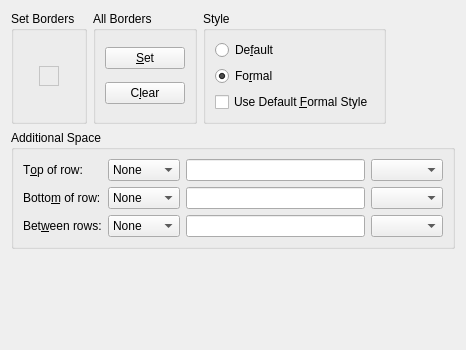
     <widget class="QWidget" name="Borders">
      <attribute name="title">
       <string>&amp;Borders</string>
      </attribute>
      <layout class="QGridLayout" name="gridLayout_8">
       <item row="0" column="0">
        <widget class="QGroupBox" name="setBordersGB">
         <property name="title">
          <string>Set Borders</string>
         </property>
         <property name="flat">
          <bool>true</bool>
         </property>
         <layout class="QGridLayout">
          <item row="0" column="0">
           <widget class="QFrame" name="bordersF">
            <property name="sizePolicy">
             <sizepolicy hsizetype="Fixed" vsizetype="Fixed">
              <horstretch>0</horstretch>
              <verstretch>0</verstretch>
             </sizepolicy>
            </property>
            <property name="palette">
             <palette>
              <active>
               <colorrole role="WindowText">
                <brush brushstyle="SolidPattern">
                 <color alpha="255">
                  <red>0</red>
                  <green>0</green>
                  <blue>0</blue>
                 </color>
                </brush>
               </colorrole>
               <colorrole role="Button">
                <brush brushstyle="SolidPattern">
                 <color alpha="255">
                  <red>230</red>
                  <green>240</green>
                  <blue>249</blue>
                 </color>
                </brush>
               </colorrole>
               <colorrole role="Light">
                <brush brushstyle="SolidPattern">
                 <color alpha="255">
                  <red>255</red>
                  <green>255</green>
                  <blue>255</blue>
                 </color>
                </brush>
               </colorrole>
               <colorrole role="Midlight">
                <brush brushstyle="SolidPattern">
                 <color alpha="255">
                  <red>242</red>
                  <green>247</green>
                  <blue>252</blue>
                 </color>
                </brush>
               </colorrole>
               <colorrole role="Dark">
                <brush brushstyle="SolidPattern">
                 <color alpha="255">
                  <red>115</red>
                  <green>120</green>
                  <blue>124</blue>
                 </color>
                </brush>
               </colorrole>
               <colorrole role="Mid">
                <brush brushstyle="SolidPattern">
                 <color alpha="255">
                  <red>154</red>
                  <green>160</green>
                  <blue>166</blue>
                 </color>
                </brush>
               </colorrole>
               <colorrole role="Text">
                <brush brushstyle="SolidPattern">
                 <color alpha="255">
                  <red>0</red>
                  <green>0</green>
                  <blue>0</blue>
                 </color>
                </brush>
               </colorrole>
               <colorrole role="BrightText">
                <brush brushstyle="SolidPattern">
                 <color alpha="255">
                  <red>255</red>
                  <green>255</green>
                  <blue>255</blue>
                 </color>
                </brush>
               </colorrole>
               <colorrole role="ButtonText">
                <brush brushstyle="SolidPattern">
                 <color alpha="255">
                  <red>0</red>
                  <green>0</green>
                  <blue>0</blue>
                 </color>
                </brush>
               </colorrole>
               <colorrole role="Base">
                <brush brushstyle="SolidPattern">
                 <color alpha="255">
                  <red>255</red>
                  <green>255</green>
                  <blue>255</blue>
                 </color>
                </brush>
               </colorrole>
               <colorrole role="Window">
                <brush brushstyle="SolidPattern">
                 <color alpha="255">
                  <red>255</red>
                  <green>255</green>
                  <blue>255</blue>
                 </color>
                </brush>
               </colorrole>
               <colorrole role="Shadow">
                <brush brushstyle="SolidPattern">
                 <color alpha="255">
                  <red>0</red>
                  <green>0</green>
                  <blue>0</blue>
                 </color>
                </brush>
               </colorrole>
               <colorrole role="Highlight">
                <brush brushstyle="SolidPattern">
                 <color alpha="255">
                  <red>16</red>
                  <green>145</green>
                  <blue>210</blue>
                 </color>
                </brush>
               </colorrole>
               <colorrole role="HighlightedText">
                <brush brushstyle="SolidPattern">
                 <color alpha="255">
                  <red>255</red>
                  <green>255</green>
                  <blue>255</blue>
                 </color>
                </brush>
               </colorrole>
               <colorrole role="Link">
                <brush brushstyle="SolidPattern">
                 <color alpha="255">
                  <red>0</red>
                  <green>0</green>
                  <blue>255</blue>
                 </color>
                </brush>
               </colorrole>
               <colorrole role="LinkVisited">
                <brush brushstyle="SolidPattern">
                 <color alpha="255">
                  <red>255</red>
                  <green>0</green>
                  <blue>255</blue>
                 </color>
                </brush>
               </colorrole>
               <colorrole role="AlternateBase">
                <brush brushstyle="SolidPattern">
                 <color alpha="255">
                  <red>232</red>
                  <green>232</green>
                  <blue>232</blue>
                 </color>
                </brush>
               </colorrole>
              </active>
              <inactive>
               <colorrole role="WindowText">
                <brush brushstyle="SolidPattern">
                 <color alpha="255">
                  <red>0</red>
                  <green>0</green>
                  <blue>0</blue>
                 </color>
                </brush>
               </colorrole>
               <colorrole role="Button">
                <brush brushstyle="SolidPattern">
                 <color alpha="255">
                  <red>230</red>
                  <green>240</green>
                  <blue>249</blue>
                 </color>
                </brush>
               </colorrole>
               <colorrole role="Light">
                <brush brushstyle="SolidPattern">
                 <color alpha="255">
                  <red>255</red>
                  <green>255</green>
                  <blue>255</blue>
                 </color>
                </brush>
               </colorrole>
               <colorrole role="Midlight">
                <brush brushstyle="SolidPattern">
                 <color alpha="255">
                  <red>255</red>
                  <green>255</green>
                  <blue>255</blue>
                 </color>
                </brush>
               </colorrole>
               <colorrole role="Dark">
                <brush brushstyle="SolidPattern">
                 <color alpha="255">
                  <red>115</red>
                  <green>120</green>
                  <blue>124</blue>
                 </color>
                </brush>
               </colorrole>
               <colorrole role="Mid">
                <brush brushstyle="SolidPattern">
                 <color alpha="255">
                  <red>154</red>
                  <green>160</green>
                  <blue>166</blue>
                 </color>
                </brush>
               </colorrole>
               <colorrole role="Text">
                <brush brushstyle="SolidPattern">
                 <color alpha="255">
                  <red>0</red>
                  <green>0</green>
                  <blue>0</blue>
                 </color>
                </brush>
               </colorrole>
               <colorrole role="BrightText">
                <brush brushstyle="SolidPattern">
                 <color alpha="255">
                  <red>255</red>
                  <green>255</green>
                  <blue>255</blue>
                 </color>
                </brush>
               </colorrole>
               <colorrole role="ButtonText">
                <brush brushstyle="SolidPattern">
                 <color alpha="255">
                  <red>0</red>
                  <green>0</green>
                  <blue>0</blue>
                 </color>
                </brush>
               </colorrole>
               <colorrole role="Base">
                <brush brushstyle="SolidPattern">
                 <color alpha="255">
                  <red>255</red>
                  <green>255</green>
                  <blue>255</blue>
                 </color>
                </brush>
               </colorrole>
               <colorrole role="Window">
                <brush brushstyle="SolidPattern">
                 <color alpha="255">
                  <red>255</red>
                  <green>255</green>
                  <blue>255</blue>
                 </color>
                </brush>
               </colorrole>
               <colorrole role="Shadow">
                <brush brushstyle="SolidPattern">
                 <color alpha="255">
                  <red>0</red>
                  <green>0</green>
                  <blue>0</blue>
                 </color>
                </brush>
               </colorrole>
               <colorrole role="Highlight">
                <brush brushstyle="SolidPattern">
                 <color alpha="255">
                  <red>16</red>
                  <green>145</green>
                  <blue>210</blue>
                 </color>
                </brush>
               </colorrole>
               <colorrole role="HighlightedText">
                <brush brushstyle="SolidPattern">
                 <color alpha="255">
                  <red>255</red>
                  <green>255</green>
                  <blue>255</blue>
                 </color>
                </brush>
               </colorrole>
               <colorrole role="Link">
                <brush brushstyle="SolidPattern">
                 <color alpha="255">
                  <red>0</red>
                  <green>0</green>
                  <blue>255</blue>
                 </color>
                </brush>
               </colorrole>
               <colorrole role="LinkVisited">
                <brush brushstyle="SolidPattern">
                 <color alpha="255">
                  <red>255</red>
                  <green>0</green>
                  <blue>255</blue>
                 </color>
                </brush>
               </colorrole>
               <colorrole role="AlternateBase">
                <brush brushstyle="SolidPattern">
                 <color alpha="255">
                  <red>232</red>
                  <green>232</green>
                  <blue>232</blue>
                 </color>
                </brush>
               </colorrole>
              </inactive>
              <disabled>
               <colorrole role="WindowText">
                <brush brushstyle="SolidPattern">
                 <color alpha="255">
                  <red>128</red>
                  <green>128</green>
                  <blue>128</blue>
                 </color>
                </brush>
               </colorrole>
               <colorrole role="Button">
                <brush brushstyle="SolidPattern">
                 <color alpha="255">
                  <red>230</red>
                  <green>240</green>
                  <blue>249</blue>
                 </color>
                </brush>
               </colorrole>
               <colorrole role="Light">
                <brush brushstyle="SolidPattern">
                 <color alpha="255">
                  <red>255</red>
                  <green>255</green>
                  <blue>255</blue>
                 </color>
                </brush>
               </colorrole>
               <colorrole role="Midlight">
                <brush brushstyle="SolidPattern">
                 <color alpha="255">
                  <red>255</red>
                  <green>255</green>
                  <blue>255</blue>
                 </color>
                </brush>
               </colorrole>
               <colorrole role="Dark">
                <brush brushstyle="SolidPattern">
                 <color alpha="255">
                  <red>115</red>
                  <green>120</green>
                  <blue>124</blue>
                 </color>
                </brush>
               </colorrole>
               <colorrole role="Mid">
                <brush brushstyle="SolidPattern">
                 <color alpha="255">
                  <red>154</red>
                  <green>160</green>
                  <blue>166</blue>
                 </color>
                </brush>
               </colorrole>
               <colorrole role="Text">
                <brush brushstyle="SolidPattern">
                 <color alpha="255">
                  <red>0</red>
                  <green>0</green>
                  <blue>0</blue>
                 </color>
                </brush>
               </colorrole>
               <colorrole role="BrightText">
                <brush brushstyle="SolidPattern">
                 <color alpha="255">
                  <red>255</red>
                  <green>255</green>
                  <blue>255</blue>
                 </color>
                </brush>
               </colorrole>
               <colorrole role="ButtonText">
                <brush brushstyle="SolidPattern">
                 <color alpha="255">
                  <red>128</red>
                  <green>128</green>
                  <blue>128</blue>
                 </color>
                </brush>
               </colorrole>
               <colorrole role="Base">
                <brush brushstyle="SolidPattern">
                 <color alpha="255">
                  <red>255</red>
                  <green>255</green>
                  <blue>255</blue>
                 </color>
                </brush>
               </colorrole>
               <colorrole role="Window">
                <brush brushstyle="SolidPattern">
                 <color alpha="255">
                  <red>255</red>
                  <green>255</green>
                  <blue>255</blue>
                 </color>
                </brush>
               </colorrole>
               <colorrole role="Shadow">
                <brush brushstyle="SolidPattern">
                 <color alpha="255">
                  <red>0</red>
                  <green>0</green>
                  <blue>0</blue>
                 </color>
                </brush>
               </colorrole>
               <colorrole role="Highlight">
                <brush brushstyle="SolidPattern">
                 <color alpha="255">
                  <red>16</red>
                  <green>145</green>
                  <blue>210</blue>
                 </color>
                </brush>
               </colorrole>
               <colorrole role="HighlightedText">
                <brush brushstyle="SolidPattern">
                 <color alpha="255">
                  <red>255</red>
                  <green>255</green>
                  <blue>255</blue>
                 </color>
                </brush>
               </colorrole>
               <colorrole role="Link">
                <brush brushstyle="SolidPattern">
                 <color alpha="255">
                  <red>0</red>
                  <green>0</green>
                  <blue>255</blue>
                 </color>
                </brush>
               </colorrole>
               <colorrole role="LinkVisited">
                <brush brushstyle="SolidPattern">
                 <color alpha="255">
                  <red>255</red>
                  <green>0</green>
                  <blue>255</blue>
                 </color>
                </brush>
               </colorrole>
               <colorrole role="AlternateBase">
                <brush brushstyle="SolidPattern">
                 <color alpha="255">
                  <red>232</red>
                  <green>232</green>
                  <blue>232</blue>
                 </color>
                </brush>
               </colorrole>
              </disabled>
             </palette>
            </property>
            <property name="frameShape">
             <enum>QFrame::StyledPanel</enum>
            </property>
            <property name="frameShadow">
             <enum>QFrame::Sunken</enum>
            </property>
            <layout class="QGridLayout">
             <item row="0" column="0">
              <widget class="GuiSetBorder" name="borders" native="true">
               <property name="sizePolicy">
                <sizepolicy hsizetype="Fixed" vsizetype="Fixed">
                 <horstretch>0</horstretch>
                 <verstretch>0</verstretch>
                </sizepolicy>
               </property>
               <property name="toolTip">
                <string>Set borders of the current (selected) cell(s)</string>
               </property>
              </widget>
             </item>
            </layout>
           </widget>
          </item>
         </layout>
        </widget>
       </item>
       <item row="0" column="1">
        <widget class="QGroupBox" name="allBordersGB">
         <property name="title">
          <string>All Borders</string>
         </property>
         <property name="flat">
          <bool>true</bool>
         </property>
         <layout class="QGridLayout">
          <item row="0" column="0">
           <widget class="QPushButton" name="borderSetPB">
            <property name="toolTip">
             <string>Set all borders of the current (selected) cell(s)</string>
            </property>
            <property name="text">
             <string>&amp;Set</string>
            </property>
           </widget>
          </item>
          <item row="1" column="0">
           <widget class="QPushButton" name="borderUnsetPB">
            <property name="toolTip">
             <string>Unset all borders of the current (selected) cell(s)</string>
            </property>
            <property name="text">
             <string>C&amp;lear</string>
            </property>
           </widget>
          </item>
         </layout>
        </widget>
       </item>
       <item row="0" column="2">
        <widget class="QGroupBox" name="borderStyleGB">
         <property name="title">
          <string>Style</string>
         </property>
         <property name="flat">
          <bool>true</bool>
         </property>
         <layout class="QGridLayout">
          <item row="0" column="0">
           <widget class="QRadioButton" name="borderDefaultRB">
            <property name="toolTip">
             <string>Use default (grid-like) border style</string>
            </property>
            <property name="text">
             <string>De&amp;fault</string>
            </property>
           </widget>
          </item>
          <item row="2" column="0">
           <widget class="QCheckBox" name="resetFormalCB">
            <property name="toolTip">
             <string>If this is checked, the table will be reset to the formal default style (only top and bottom row have horizontal lines)</string>
            </property>
            <property name="text">
             <string>Use Default &amp;Formal Style</string>
            </property>
           </widget>
          </item>
          <item row="1" column="0">
           <widget class="QRadioButton" name="booktabsRB">
            <property name="toolTip">
             <string>Use formal (a.k.a. booktabs) border style (no vertical borders)</string>
            </property>
            <property name="text">
             <string>Fo&amp;rmal</string>
            </property>
            <property name="checked">
             <bool>true</bool>
            </property>
           </widget>
          </item>
         </layout>
        </widget>
       </item>
       <item row="0" column="3">
        <spacer>
         <property name="orientation">
          <enum>Qt::Horizontal</enum>
         </property>
         <property name="sizeType">
          <enum>QSizePolicy::Expanding</enum>
         </property>
         <property name="sizeHint" stdset="0">
          <size>
           <width>63</width>
           <height>20</height>
          </size>
         </property>
        </spacer>
       </item>
       <item row="1" column="0" colspan="4">
        <widget class="QGroupBox" name="SpaceGB">
         <property name="title">
          <string>Additional Space</string>
         </property>
         <layout class="QGridLayout">
          <item row="0" column="0">
           <widget class="QLabel" name="topspaceLA">
            <property name="text">
             <string>T&amp;op of row:</string>
            </property>
            <property name="buddy">
             <cstring>topspaceCO</cstring>
            </property>
           </widget>
          </item>
          <item row="0" column="2">
           <widget class="QLineEdit" name="topspaceED">
            <property name="inputMethodHints">
             <set>Qt::ImhFormattedNumbersOnly</set>
            </property>
           </widget>
          </item>
          <item row="0" column="3">
           <widget class="lyx::frontend::LengthCombo" name="topspaceUnitLC">
            <property name="inputMethodHints">
             <set>Qt::ImhFormattedNumbersOnly|Qt::ImhLatinOnly</set>
            </property>
           </widget>
          </item>
          <item row="0" column="1">
           <widget class="QComboBox" name="topspaceCO">
            <item>
             <property name="text">
              <string>None</string>
             </property>
            </item>
            <item>
             <property name="text">
              <string>Default</string>
             </property>
            </item>
            <item>
             <property name="text">
              <string>Custom</string>
             </property>
            </item>
           </widget>
          </item>
          <item row="1" column="1">
           <widget class="QComboBox" name="bottomspaceCO">
            <item>
             <property name="text">
              <string>None</string>
             </property>
            </item>
            <item>
             <property name="text">
              <string>Default</string>
             </property>
            </item>
            <item>
             <property name="text">
              <string>Custom</string>
             </property>
            </item>
           </widget>
          </item>
          <item row="1" column="3">
           <widget class="lyx::frontend::LengthCombo" name="bottomspaceUnitLC">
            <property name="inputMethodHints">
             <set>Qt::ImhFormattedNumbersOnly|Qt::ImhLatinOnly</set>
            </property>
           </widget>
          </item>
          <item row="1" column="2">
           <widget class="QLineEdit" name="bottomspaceED">
            <property name="inputMethodHints">
             <set>Qt::ImhFormattedNumbersOnly</set>
            </property>
           </widget>
          </item>
          <item row="1" column="0">
           <widget class="QLabel" name="bottomspaceLA">
            <property name="text">
             <string>Botto&amp;m of row:</string>
            </property>
            <property name="buddy">
             <cstring>bottomspaceCO</cstring>
            </property>
           </widget>
          </item>
          <item row="2" column="2">
           <widget class="QLineEdit" name="interlinespaceED">
            <property name="inputMethodHints">
             <set>Qt::ImhFormattedNumbersOnly</set>
            </property>
           </widget>
          </item>
          <item row="2" column="0">
           <widget class="QLabel" name="interlinespaceLA">
            <property name="text">
             <string>Bet&amp;ween rows:</string>
            </property>
            <property name="buddy">
             <cstring>interlinespaceCO</cstring>
            </property>
           </widget>
          </item>
          <item row="2" column="1">
           <widget class="QComboBox" name="interlinespaceCO">
            <item>
             <property name="text">
              <string>None</string>
             </property>
            </item>
            <item>
             <property name="text">
              <string>Default</string>
             </property>
            </item>
            <item>
             <property name="text">
              <string>Custom</string>
             </property>
            </item>
           </widget>
          </item>
          <item row="2" column="3">
           <widget class="lyx::frontend::LengthCombo" name="interlinespaceUnitLC">
            <property name="inputMethodHints">
             <set>Qt::ImhFormattedNumbersOnly|Qt::ImhLatinOnly</set>
            </property>
           </widget>
          </item>
         </layout>
        </widget>
       </item>
       <item row="2" column="1">
        <spacer name="verticalSpacer_2">
         <property name="orientation">
          <enum>Qt::Vertical</enum>
         </property>
         <property name="sizeHint" stdset="0">
          <size>
           <width>20</width>
           <height>90</height>
          </size>
         </property>
        </spacer>
       </item>
      </layout>
     </widget>
